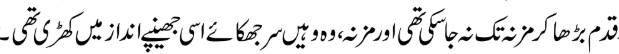
#> input picture data/raw/books/Screenshot (1422).png, 619 x 54 px
$ jupyter execute --allow-errors SI26_Week3_Zaneb.ipynb   (shell and % lines are left out)
#> lines starting #> are read from the running program, lines starting #| are printed output that depends on the picture; after the words box and inside, x2 and y2 are one past the last pixel; in counts of white or black regions, pixels touching at a corner belong together
<a href="https://colab.research.google.com/github/ZanebRA/urdu-ocr-codesaviours-si26-zaneb/blob/main/SI26_Week3_Zaneb.ipynb" target="_parent"></a>

[cell 1]
from google.colab import drive
drive.mount('/content/drive')

[cell 2]
font_path = "/usr/share/fonts/truetype/noto/NotoNaskhArabic-Bold.ttf"

[cell 3]
from PIL import Image, ImageDraw, ImageFont
import arabic_reshaper
from bidi.algorithm import get_display

[cell 4]
# Install required libraries

# Import libraries

from PIL import Image, ImageDraw, ImageFont
import arabic_reshaper
import os
# Output folder (Google Drive)

output_folder = "/content/drive/MyDrive/data/data/raw/synthetic"
os.makedirs(output_folder, exist_ok=True)

# Urdu text

urdu_texts = [
    "پاکستان کی ثقافت بہت خوبصورت ہے",
    "ہمیشہ سچ بولنا چاہیے",
    "صاف ماحول صحت کے لیے ضروری ہے",
    "وقت کی قدر کامیابی کی کنجی ہے",
    "محنت انسان کو کامیاب بناتی ہے",
    "علم حاصل کرنا ہر مسلمان پر فرض ہے",
    "درخت لگانا صدقہ جاریہ ہے",
    "صحت مند جسم میں صحت مند دماغ ہوتا ہے",
    "اتحاد میں طاقت ہے",
    "دیانت داری بہترین پالیسی ہے",
    "امید کبھی نہیں چھوڑنی چاہیے",
    "کتابیں انسان کی بہترین دوست ہیں",
    "ہر دن ایک نئی شروعات ہے",
    "پاکستان کے لوگ مہمان نواز ہیں",
    "تعلیم قوموں کی ترقی کا راز ہے",
    "دوسروں کی مدد کرنا اچھی عادت ہے",
    "امن اور محبت سب کے لیے ضروری ہیں",
    "خواب وہی پورے ہوتے ہیں جن کے لیے محنت کی جائے",
    "کامیابی مسلسل کوشش سے ملتی ہے",
    "اپنے والدین کا احترام کریں"
]

# Load Urdu Font
font_path = "/usr/share/fonts/truetype/noto/NotoNaskhArabic-Regular.ttf"
font = ImageFont.truetype(font_path, 48)

# Generate Images
#> (the rest of this cell did not finish here and is left out)

[cell 5]
import csv
# Combined labels for all folders
labels = [
    # Folder 1: books
    {
        "image": "data/raw/books/Screenshot (1422).png",
        "text": "قدم بڑھا کر مژنہ تک نہ جا سکی تھی اور مژنہ، وہ وہیں سر جھکائے اسی جھینپے انداز میں کھڑی تھی۔"
    },
    {
        "image": "data/raw/books/Screenshot (1423).png",
        "text": "”تمہارے پھوپا،“ اور اس سے زیادہ وہ بول نہ پائے تھے۔ منہ پر ہاتھ رکھ کر رونے لگے تھے۔"
    },
    {
        "image": "data/raw/books/Screenshot (1425).png",
        "text": "مجہانگیر اس وقت آنرز کے تیسرے سمیسٹر میں تھا۔ بچہ تھا اور وہ بھی لاڈلا۔ اس کے لیے باپ کا صدمہ ہی کافی تھے۔"
    },
    {
        "image": "data/raw/books/Screenshot (1428).png",
        "text": "خولہ کی बात یک دم کاٹ گئی تھی۔ اور وہ چپ کی چپ رہ گئی تھی۔"
    },
    {
        "image": "data/raw/books/Screenshot (1429).png",
        "text": "نار کہانی hai محبت کی مگر اس میں آپ کو محبت ہوتی نظر نہ آئے گی...... نار کہانی ہے اک راز کی اور راز اک چنگاری سے کم نہیں......"
    },
    {
        "image": "data/raw/books/Screenshot (1431).png",
        "text": "کیا سکھایا hai آپ نے بیٹیوں کو۔ انہیں یہ تک نہیں معلوم کہ ایمرجنسی میں مجھے نہیں, ایمبولینس کو کال کی جاتی ہے"
    },
    {
        "image": "data/raw/books/Screenshot (1432).png",
        "text": "وقت کو کوئی آج تک پکڑ سکا۔ یہ کام بھلا کبھی ہو سکا۔ کوئی روک سکا۔ بند باندھ سکا، نہیں ناں۔"
    },
    {
        "image": "data/raw/books/Screenshot (1434).png",
        "text": "”ارے لڑکیوں! باہر آنے کا کوئی ارادہ نہیں......“"
    },
    {
        "image": "data/raw/books/Screenshot (1435).png",
        "text": "میں پاگل ہو جانے والی کہانیوں سے کبھی دلچسپی نہیں رہی۔"
    },
    {
        "image": "data/raw/books/Screenshot (1436).png",
        "text": "کیا تم نے وہ جذبے محسوس کیے ہیں جو بے وفا ہونے کے باوجود بھی سچے ہوں؟"
    },
    {
        "image": "data/raw/books/Screenshot (1437).png",
        "text": "قریب آتی قدموں کی چاپ نے سانسیں منجمد کر دیں۔"
    },
    {
        "image": "data/raw/books/Screenshot (1471).png",
        "text": "کل کو آپ کو کچھ ہوا اور میں شہر سے باہر ہوا تو تب یہ کیا کریں گی؟“ الفاظ اور لہجہ دونوں ہی نہایت گستاخ تھے۔"
    },
    {
        "image": "data/raw/books/Screenshot (1482).png",
        "text": "وہ پیچ و تاب کھا کر رہ گئی تھی۔"
    },
    {
        "image": "data/raw/books/Screenshot (1491).png",
        "text": "سحر ساجد کے قلم سے ایک خوبصورت، الجھتی سلجھی، سلگتی بھڑکتی، محبت کی آگ میں جلتی، محبت اور اسرار میں پنپتی تحریر"
    },
    {
        "image": "data/raw/books/Screenshot (1492).png",
        "text": "خولہ اس کے جھینپنے پر مسکرائی تھی لیکن اس کی مسکراہٹ کو ایک عجیب سے تاثر نے اچانک ہی ڈھانپ لیا تھا۔"
    },
    {
        "image": "data/raw/books/Screenshot (1494).png",
        "text": "اس دفعہ پھل اچھا آیا ہے۔ کسی رشتہ داری کی"
    },
    {
        "image": "data/raw/books/Screenshot (1495).png",
        "text": "نہیں۔ یہ کل ہرگز نہیں ہوتا۔ کیوں؟ کیونکہ یہ گناہوں کی ایک دنیا ہے"
    },
    {
        "image": "data/raw/books/Screenshot (1496).png",
        "text": "کیا تم نے کبھی سفید رنگ میں چھپے اندھیرے تلاش کیے ہیں؟"
    },
    {
        "image": "data/raw/books/Screenshot (1497).png",
        "text": "کوشش کے باوجود، درد نے جسم کو بے بس کر دیا تھے۔"
    },
    {
        "image": "data/raw/books/Screenshot (1499).png",
        "text": "”جہانگیر! تم بھی حد ہی کرتے ہو خواہ مخواہ کی چڑ پال رکھی ہے تم نے۔ Jude“ خولہ کہتے ہوئے اٹھی تھی۔"
    },

    # Folder 2: newspaper
    {
        "image": "data/raw/newspaper/Screenshot (1410).png",
        "text": "انڈیا کے معروف سٹینڈ آپ کامیڈین اور یوٹیوبر سمیع رائنا ایک بار پھر تنازعے کا شکار ہو گئے ہیں"
    },
    {
        "image": "data/raw/newspaper/Screenshot (1411).png",
        "text": "چیف جسٹس سوریا کانت نے عوامی شخصیات کی ذمہ داری کا حوالہ دیتے ہوئے کہا:"
    },
    {
        "image": "data/raw/newspaper/Screenshot (1412).png",
        "text": "یونانی نظم اوڈیسی افسانوی یونانی جنگجو اوڈیسیئس کی اس جدوجہد کی داستان بیان کرتی ہے،"
    },
    {
        "image": "data/raw/newspaper/Screenshot (1413).png",
        "text": "’مردوں کو بہکانے والی‘ جل پریوں کی افسانوی کہانی کیسے شروع ہوئی"
    },
    {
        "image": "data/raw/newspaper/Screenshot (1415).png",
        "text": "اس کے سفر میں موجود خواتین کرداروں پر ایک نظر ڈالنا ہی کافی ہے۔ بظاہر نرم، دلکش یا بےضرر"
    },
    {
        "image": "data/raw/newspaper/Screenshot (1417).png",
        "text": "شاید اوڈیسیئس درحقیقت جسمانی عفریتوں سے نہیں لڑ رہا تھا، بلکہ اپنے ہی اندر کے خوف،"
    },
    {
        "image": "data/raw/newspaper/Screenshot (1418).png",
        "text": "ایک وزیر ابھی تک کابینہ میں ، کشمیریوں کی توہین؟"
    },
    {
        "image": "data/raw/newspaper/Screenshot (1419).png",
        "text": "زیر تعمیر ایرانی ایٹمی پلانٹ پر حملہ ‘ 2 امریکی ڈرون گرانے کا دعویٰ ‘ اردن میں سفیر طلب ‘ ہرمز میں جنوبی راستہ قبول نہیں ‘"
    },
    {
        "image": "data/raw/newspaper/Screenshot (1420).png",
        "text": "کرغزستان ، شہباز، مودی، شی جن پنگ ایک جگہ اکٹھے ہوں گے"
    },
    {
        "image": "data/raw/newspaper/Screenshot (1423)_2.png",
        "text": "ہرکیولیس کی کہانی: گود لیا بھالو جو بین الاقوامی سٹار بنا اور اپنے مالک کے پہلو میں دفن ہے"
    },
    {
        "image": "data/raw/newspaper/Screenshot (1429)_2.png",
        "text": "ایس سی او سربراہی اجلاس میں وزیراعظم کا چینی اور روسی صدور سے اہم ترین ملاقاتوں کا امکان"
    },
    {
        "image": "data/raw/newspaper/Screenshot (1449).png",
        "text": "خدا نہ کرے میری فوج پر کوئی برا وقت aaya تو میرے رفقا شانہ بشانہ پائیں گے ،وکلا سے خطاب"
    },
    {
        "image": "data/raw/newspaper/Screenshot (1455).png",
        "text": "طیاروں کے ساتھ شروع کی گئی ایئر لائن"
    },
    {
        "image": "data/raw/newspaper/Screenshot (1459).png",
        "text": "मेरी کردار کشی کی جا رہی ہے ،سن لیں، ڈروں گا نہ سرنڈر کروں گا،فضل الرحمن"
    },
    {
        "image": "data/raw/newspaper/Screenshot (1460).png",
        "text": "اسپین کے سر پر فٹبال کا تاج ارجنٹائن اور میسی آؤٹ کلاس"
    },
    {
        "image": "data/raw/newspaper/Screenshot (1466).png",
        "text": "اسلام آباد کسی کو اپنے عمل کا حساب کیا دیتے سوال سارے غلط تھے جواب کیا دیتے"
    },
    {
        "image": "data/raw/newspaper/Screenshot (1478).png",
        "text": "وزیر دفاع نے جواب نہیں دیا یہ ان کی مہربانی، پی پی چیئرمین کی تقاریر حالات خراب کر سکتی ہیں"
    },
    {
        "image": "data/raw/newspaper/Screenshot (1489).png",
        "text": "پارٹی میں لایارل نکالنے کی روایت نہیں"
    },
    {
        "image": "data/raw/newspaper/Screenshot (1490).png",
        "text": "ایران پر بمباری ہرمز کھلوانے میں ناکامی"
    },
    {
        "image": "data/raw/newspaper/Screenshot (1499)_2.png",
        "text": "زیارت حملے کے خلاف دھرنا ختم:"
    },

    # Folder 3: other
    {
        "image": "data/raw/other/Screenshot (1400).png",
        "text": "شعبہ جات حفظ ناظرہ عالمہ کورس اسکول"
    },
    {
        "image": "data/raw/other/Screenshot (1409).png",
        "text": "12 شوال 1442ھ بمطابق 24 مئی 2021ء"
    },
    {
        "image": "data/raw/other/Screenshot (1439).png",
        "text": "یاد رکھیے! تعداد محدود ہے! داخلہ حفظ کی پختگی، تحریری امتحان اور انٹرویو میں کامیابی پر کنفرم ہوگا۔"
    },
    {
        "image": "data/raw/other/Screenshot (1440).png",
        "text": "مدرسہ اسلامیہ باب العلم کے زیرنگرانی"
    },
    {
        "image": "data/raw/other/Screenshot (1441).png",
        "text": "منگھو پیر سلطان آباد نزد پختون چوک"
    },
    {
        "image": "data/raw/other/Screenshot (1442).png",
        "text": "ہر قسم کے نئے اور پرانے کمپیوٹرز"
    },
    {
        "image": "data/raw/other/Screenshot (1443).png",
        "text": "آس اکیڈمی ، اڈہ پلاٹ ، 14 کلومیٹر ٹھوکر ، رائیونڈ روڈ ، لاہور"
    },
    {
        "image": "data/raw/other/Screenshot (1444).png",
        "text": "داخلے جاری ہیں"
    },
    {
        "image": "data/raw/other/Screenshot (1445).png",
        "text": "سوشل میڈیا"
    },
    {
        "image": "data/raw/other/Screenshot (1446).png",
        "text": "اردو گرامر۔اشتہار نویسی"
    },
    {
        "image": "data/raw/other/Screenshot (1447).png",
        "text": "ہماری المعروف کمپنیوں کو ملازمین کی ضرورت ہے"
    },
    {
        "image": "data/raw/other/Screenshot (1448).png",
        "text": "صحت کلینک خان پور"
    },
    {
        "image": "data/raw/other/Screenshot (1450).png",
        "text": "وقت ایک چڑچڑے بااثر و فارغ شخص کو بعض"
    },
    {
        "image": "data/raw/other/Screenshot (1451).png",
        "text": "کوئٹہ میں شدید سردی پڑتی ہے۔"
    },
    {
        "image": "data/raw/other/Screenshot (1452).png",
        "text": "بس ایک بار پکارا تھا اس نے محفل میں"
    },
    {
        "image": "data/raw/other/Screenshot (1469).png",
        "text": "آس اکیڈمی ، لکھووال روڈ ، اڈہ پلاٹ ، 14 کلومیٹر ، رائیونڈ روڈ ، لاہور پاکستان"
    },
    {
        "image": "data/raw/other/Screenshot (1480).png",
        "text": "مثل بڑے غضب کا نظارہ دیتی ہے۔"
    },
    {
        "image": "data/raw/other/Screenshot (1490)_2.png",
        "text": "البدر اسلامک پبلک اسکول جسٹر"
    },
    {
        "image": "data/raw/other/Screenshot (1497)_2.png",
        "text": "تمام رقم پہنچنے کے بعد وصول کی جائے گی"
    },
    {
        "image": "data/raw/other/Screenshot (1641).png",
        "text": "کال کے ذریعے تمام معلومات کی بروقت آگاہی"
    },

    # Folder 4: signboards
    {
        "image": "data/raw/signboards/23.jpg",
        "text": "اریان چکن شاپ"
    },
    {
        "image": "data/raw/signboards/24.jpg",
        "text": "شیش محل ہوٹل"
    },
    {
        "image": "data/raw/signboards/25.jpg",
        "text": "جمیل سینیٹری سٹور"
    },
    {
        "image": "data/raw/signboards/26.jpg",
        "text": "وقار سپر"
    },
    {
        "image": "data/raw/signboards/27.jpg",
        "text": "دینی تعلیم کیساتھ مکمل کفالت بھی کی جاتی ہے۔"
    },
    {
        "image": "data/raw/signboards/28.jpg",
        "text": "پلمبرنگ کی سہولت موجود ہے۔"
    },
    {
        "image": "data/raw/signboards/29.jpg",
        "text": "الور اکیڈمی"
    },
    {
        "image": "data/raw/signboards/30.jpg",
        "text": "بسم اللہ چکن شاپ"
    },
    {
        "image": "data/raw/signboards/31.jpg",
        "text": "حاجی ولی محمد ٹریڈرز (رجسٹرڈ) ہول سیل"
    },
    {
        "image": "data/raw/signboards/32.jpg",
        "text": "آٹا چینی ڈالڈا"
    },
    {
        "image": "data/raw/signboards/33.jpg",
        "text": "وغیرہ بازار سے بارعائیت خریدیں۔"
    },
    {
        "image": "data/raw/signboards/34.jpg",
        "text": "الغنی پٹرولیم"
    },
    {
        "image": "data/raw/signboards/35.jpg",
        "text": "حویلیاں"
    },
    {
        "image": "data/raw/signboards/36.jpg",
        "text": "کالج آف ٹیکنالوجی"
    },
    {
        "image": "data/raw/signboards/37.jpg",
        "text": "سٹیل سٹور"
    },
    {
        "image": "data/raw/signboards/38.jpg",
        "text": "شفاخانہ حیوانات"
    },
    {
        "image": "data/raw/signboards/39.jpg",
        "text": "سپر کراچی ملک شاپ"
    },
    {
        "image": "data/raw/signboards/40.jpg",
        "text": "سواتی فوٹوسٹیٹ اینڈ سٹیشنرز"
    },
    {
        "image": "data/raw/signboards/41.jpg",
        "text": "لندن موبائل اینڈ ریپئرنگ سنٹر"
    },
    {
        "image": "data/raw/signboards/42.jpg",
        "text": "ریپئرنگ سنٹر"
    },

    # Folder 5: synthetic
    {
        "image": "data/raw/synthetic/synthetic_1.png",
        "text": "پاکستان کی ثقافت بہت خوبصورت ہے"
    },
    {
        "image": "data/raw/synthetic/synthetic_2.png",
        "text": "ہمیشہ سچ بولنا چاہیے"
    },
    {
        "image": "data/raw/synthetic/synthetic_3.png",
        "text": "صاف ماحول صحت کے لیے ضروری ہے"
    },
    {
        "image": "data/raw/synthetic/synthetic_4.png",
        "text": "وقت کی قدر کامیابی کی کنجی ہے"
    },
    {
        "image": "data/raw/synthetic/synthetic_5.png",
        "text": "محنت انسان کو کامیاب بناتی ہے"
    },
    {
        "image": "data/raw/synthetic/synthetic_6.png",
        "text": "علم حاصل کرنا ہر مسلمان پر فرض ہے"
    },
    {
        "image": "data/raw/synthetic/synthetic_7.png",
        "text": "درخت لگانا صدقہ جاریہ ہے"
    },
    {
        "image": "data/raw/synthetic/synthetic_8.png",
        "text": "صحت مند جسم میں صحت مند دماغ"
    },
    {
        "image": "data/raw/synthetic/synthetic_9.png",
        "text": "اتحاد میں طاقت ہے"
    },
    {
        "image": "data/raw/synthetic/synthetic_10.png",
        "text": "دیانت داری بہترین پالیسی ہے"
    },
    {
        "image": "data/raw/synthetic/synthetic_11.png",
        "text": "امید کبھی نہیں چھوڑنی چاہیے"
    },
    {
        "image": "data/raw/synthetic/synthetic_12.png",
        "text": "کتابیں انسان کی بہترین دوست ہیں"
    },
    {
        "image": "data/raw/synthetic/synthetic_13.png",
        "text": "ہر دن ایک نئی شروعات ہے"
    },
    {
        "image": "data/raw/synthetic/synthetic_14.png",
        "text": "پاکستان کے لوگ مہمان نواز ہیں"
    },
    {
        "image": "data/raw/synthetic/synthetic_15.png",
        "text": "تعليم قوموں کی ترقی کا راز ہے"
    },
    {
        "image": "data/raw/synthetic/synthetic_16.png",
        "text": "دوسروں کی مدد کرنا اچھی عادت ہے"
    },
    {
        "image": "data/raw/synthetic/synthetic_17.png",
        "text": "امن اور محبت سب کے لیے ضروری ہیں"
    },
    {
        "image": "data/raw/synthetic/synthetic_18.png",
        "text": "خواب وہی پورے ہوتے ہیں جن کے لیے"
    },
    {
        "image": "data/raw/synthetic/synthetic_19.png",
        "text": "کامیابی مسلسل کوشش سے ملتی ہے"
    },
    {
        "image": "data/raw/synthetic/synthetic_20.png",
        "text": "اپنے والدین کا احترام کریں"
    }
]

# Write to labels.csv
with open("/content/drive/MyDrive/data/data/labels.csv", "w", newline="", encoding="utf-8") as f:
    writer = csv.DictWriter(f, fieldnames=["image", "text"])
    writer.writeheader()
    writer.writerows(labels)

print(f"Labels file updated with {len(labels)} entries")

[cell 6]
from google.colab import drive
drive.mount('/content/drive')

[cell 7]
import os
import pandas as pd
import torch

from PIL import Image
from torch.utils.data import Dataset
from transformers import TrOCRProcessor

[cell 8]
import torch
from torch.utils.data import Dataset
from transformers import TrOCRProcessor
from PIL import Image
import pandas as pd
class UrduOCRDataset(Dataset):

    def __init__(self, csv_path, processor):
        self.data = pd.read_csv(csv_path)
        self.processor = processor
        print(f"Dataset loaded: {len(self.data)} samples")

    def __len__(self):
        return len(self.data)

    def __getitem__(self, idx):

        row = self.data.iloc[idx]

        # Image path
        image_path = "/content/drive/MyDrive/data/" + row["image"]

        # Load image
        image = Image.open(image_path).convert("RGB")

        # Process image
        encoding = self.processor(image, return_tensors="pt")
        pixel_values = encoding.pixel_values.squeeze()

        # Process text
        labels = self.processor.tokenizer(
            row["text"],
            padding="max_length",
            max_length=128
        ).input_ids

        labels = torch.tensor(labels)

        return {
            "pixel_values": pixel_values,
            "labels": labels
        }

print("✅ Dataset class created successfully!")

[cell 9]
from transformers import TrOCRProcessor

#> (the rest of this cell did not finish here and is left out)

[cell 10]
from torch.utils.data import random_split

#> (the rest of this cell did not finish here and is left out)

[cell 11]
from torch.utils.data import DataLoader

#> (the rest of this cell did not finish here and is left out)

#> (a cell that did not finish here is left out)

[cell 13]

import cv2
import numpy as np
from PIL import Image
import os
import matplotlib.pyplot as plt

print("Libraries loaded successfully!")

[cell 14]
def preprocess_image(image_path, save_path):
    # Load image
#> called with image_path = 'data/raw/books/Screenshot (1422).png', save_path = 'data/processed/Screenshot (1422).png'
    img = cv2.imread(image_path)
#> img is the input picture: shape (54, 619, 3); min 0, max 255, mean 232.4

    if img is None:
        print(f"Could not load: {image_path}")
        return

    # Step 1: Convert to grayscale
    gray = cv2.cvtColor(img, cv2.COLOR_BGR2GRAY)

    # Step 2: Resize image
    resized = cv2.resize(gray, (512, 128))
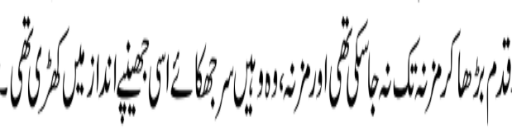
#> resized: shape (128, 512); min 0, max 255, mean 232.3

    # Step 3: Remove noise
    denoised = cv2.fastNlMeansDenoising(resized, h=10)

    # Step 4: Convert to black and white
    _, binary = cv2.threshold(denoised, 127, 255, cv2.THRESH_BINARY)
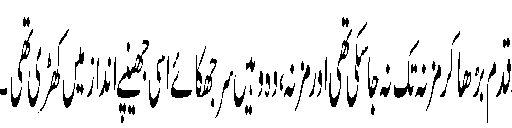
#> binary: shape (128, 512); 91.5% white; 92 black regions (15 under 20 px), largest, box (x1, y1, x2, y2) and area: (117, 40, 149, 98) 392, (196, 55, 217, 97) 264, (394, 61, 414, 98) 186

    # Save processed image
    cv2.imwrite(save_path, binary)

    return binary

# Create output folder
os.makedirs("data/processed", exist_ok=True)

print("Preprocessing function ready!")

[cell 15]
import glob
# Path to your raw images in Google Drive
raw_folder = "/content/drive/MyDrive/data/data/raw"

# Find all JPG and PNG images in all subfolders
all_images = glob.glob(raw_folder + "/**/*.jpg", recursive=True)
all_images += glob.glob(raw_folder + "/**/*.png", recursive=True)

print(f"Found {len(all_images)} images to process")

processed_count = 0

for img_path in all_images:
    filename = os.path.basename(img_path)
    save_path = f"data/processed/{filename}"

    result = preprocess_image(img_path, save_path)

    if result is not None:
        processed_count += 1
#> pass 2 of the loop `for img_path in all_images:`:
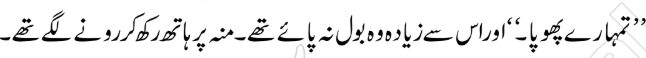
#> input picture data/raw/books/Screenshot (1423).png, 646 x 58 px
#> in preprocess_image, img is the input picture: shape (58, 646, 3); min 0, max 255, mean 237
#> gray: shape (58, 646)
#> in preprocess_image (call 2), `resized = cv2.resize(gray, (512, 128))`:
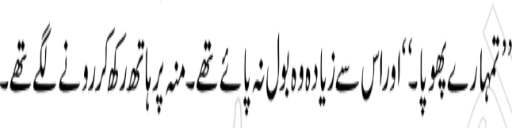
#> resized: shape (128, 512); min 0, max 255, mean 237
#> in preprocess_image (call 2), `_, binary = cv2.threshold(denoised, 127, 255, cv2.THRESH_BINARY)`:
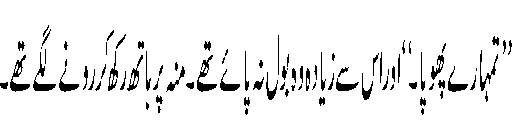
#> binary: shape (128, 512); 93.3% white; 88 black regions (25 under 20 px), largest, box (x1, y1, x2, y2) and area: (10, 55, 30, 92) 241, (197, 55, 217, 92) 240, (33, 52, 56, 91) 221
#> pass 3 of the loop `for img_path in all_images:`:
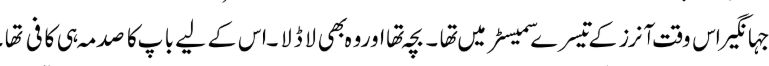
#> input picture data/raw/books/Screenshot (1425).png, 769 x 66 px
#> in preprocess_image, img is the input picture: shape (66, 769, 3); min 0, max 255, mean 237.8
#> gray: shape (66, 769)
#> in preprocess_image (call 3), `resized = cv2.resize(gray, (512, 128))`:
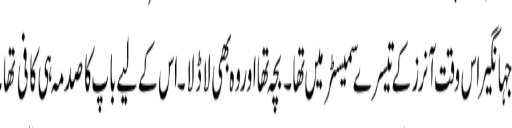
#> resized: shape (128, 512); min 0, max 255, mean 237.7
#> in preprocess_image (call 3), `_, binary = cv2.threshold(denoised, 127, 255, cv2.THRESH_BINARY)`:
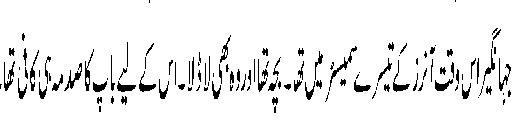
#> binary: shape (128, 512); 93.5% white; 121 black regions (48 under 20 px), largest, box (x1, y1, x2, y2) and area: (329, 46, 357, 91) 148, (64, 63, 82, 91) 128, (393, 60, 410, 92) 122
#> the loop made 6 passes; the first 3 are shown

print(f"Done! Processed {processed_count} images")
print("Check data/processed/ folder")

[cell 16]
import shutil
import os

processed_folder = "data/processed"
#> processed_folder = 'data/processed'

if os.path.exists(processed_folder):
    shutil.rmtree(processed_folder)

os.makedirs(processed_folder, exist_ok=True)

print("Old processed folder deleted and new one created.")

[cell 17]
import glob
import os

# Path to raw images
raw_folder = "/content/drive/MyDrive/data/data/raw"

# Find all JPG and PNG images
all_images = glob.glob(raw_folder + "/**/*.jpg", recursive=True)
all_images += glob.glob(raw_folder + "/**/*.png", recursive=True)

print(f"Found {len(all_images)} images to process")

processed_count = 0

for img_path in all_images:

    # Folder name
    folder_name = os.path.basename(os.path.dirname(img_path))

    # Original filename
    filename = os.path.basename(img_path)

    # Unique filename
    new_filename = f"{folder_name}_{filename}"

    # Save path
    save_path = os.path.join("data/processed", new_filename)

    result = preprocess_image(img_path, save_path)

    if result is not None:
        processed_count += 1
#> pass 2 of the loop `for img_path in all_images:`:
#> pass 3 of the loop `for img_path in all_images:`:
#> the loop made 6 passes; the first 3 are shown

print(f"Done! Processed {processed_count} images")
print("Check data/processed/ folder")

[cell 18]
import os

processed_folder = "data/processed"

print("Processed images:", len(os.listdir(processed_folder)))
#| Processed images: 0
